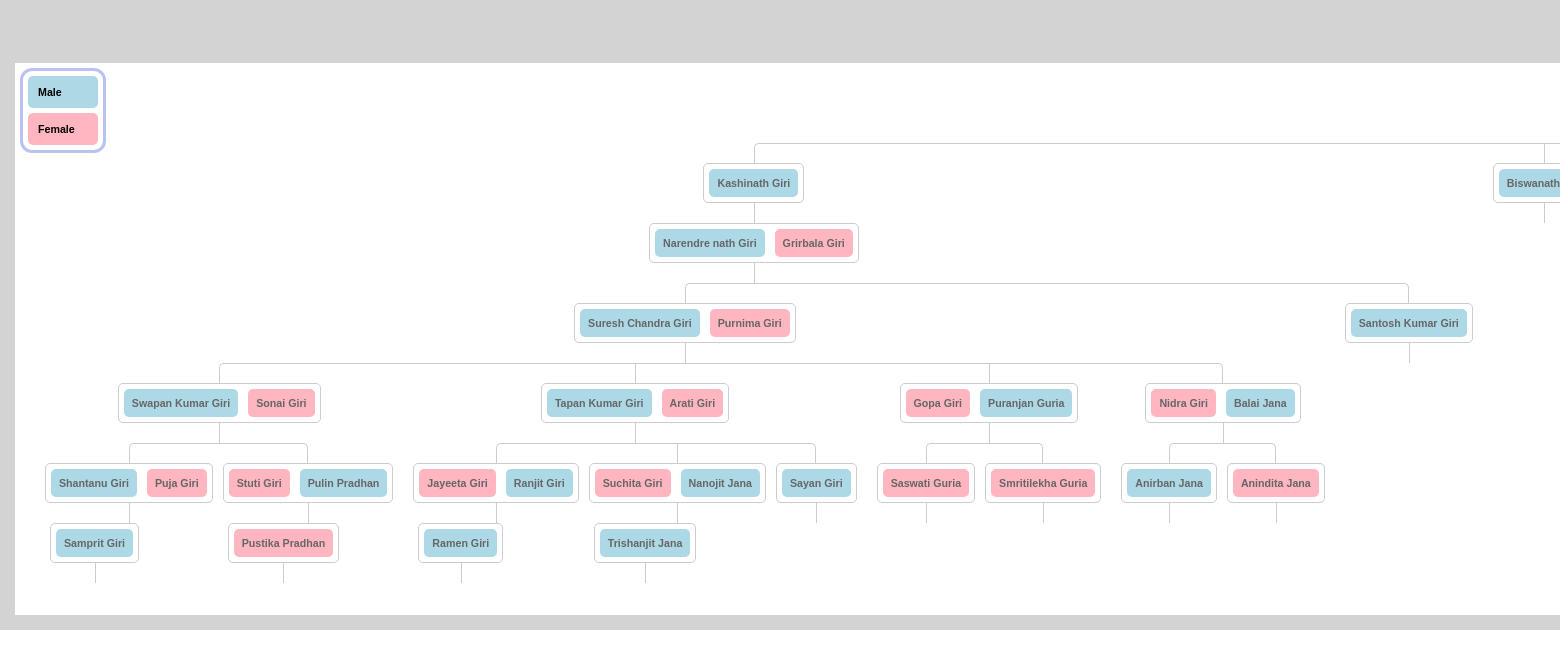
Screenshot of /index1.php with the database file from the repository.
### tables this page shows
CREATE TABLE `family` (
  `id` int NOT NULL,
  `name` varchar(250) DEFAULT NULL,
  `nickName` varchar(50) DEFAULT NULL,
  `gender` varchar(10) DEFAULT NULL,
  `DOB` date DEFAULT NULL,
  `DOD` date DEFAULT NULL,
  `parent_id` int NOT NULL DEFAULT '0',
  `spouse_id` int NOT NULL DEFAULT '0',
  `sequence` smallint NOT NULL DEFAULT '1',
  `isRoot` bit(1) NOT NULL DEFAULT b'0',
  `created_on` timestamp NOT NULL DEFAULT CURRENT_TIMESTAMP,
  `modified_on` timestamp NULL DEFAULT NULL
);

### index1.php (the view, shortened to what this page needs)
<?php include( $_SERVER['DOCUMENT_ROOT'] . '/dbconnect.php' );?>
<?php
    function getFamilyTree($ids, $conn, $flag = false){
        $tree = [];
        if($flag){
            $sql = "SELECT * FROM family WHERE id IN ($ids) ORDER BY sequence ASC";
        }else{
            $sql = "SELECT * FROM family WHERE parent_id IN ($ids) ORDER BY sequence ASC";
        }
        $mainSQL = mysqli_query($conn, $sql);
        if (mysqli_num_rows($mainSQL) > 0) {
            while($row = mysqli_fetch_assoc($mainSQL)) {
                $tempStruct["id"] = $row["id"];
                $tempStruct["name"] = $row["name"];
                $tempStruct["gender"] = $row["gender"];
                $tempStruct["spouse"] = spouseDetails($row["id"], $conn);
                $sendIds = $row["id"];
                foreach ($tempStruct["spouse"] as $spouse) {
                    $sendIds = $sendIds . ',' . $spouse["id"];
                }
                $tempStruct["kids"] = getFamilyTree($sendIds, $conn);
                array_push( $tree,$tempStruct);
            }
        }
        return $tree;
    }
    function spouseDetails($id, $conn){
        $tree = [];
        $sql = "SELECT * FROM family WHERE spouse_id = $id ORDER BY sequence ASC";
        $mainSQL = mysqli_query($conn, $sql);
        if (mysqli_num_rows($mainSQL) > 0) {
            while($row = mysqli_fetch_assoc($mainSQL)) {
                $tempStruct["id"] = $row["id"];
                $tempStruct["name"] = $row["name"];
                $tempStruct["gender"] = $row["gender"];
                array_push( $tree,$tempStruct);
            }
        }
        return $tree;
    }
    $parentIds = 0;
    $firstSQL = "SELECT id FROM family WHERE isRoot = 1 AND parent_id = 0  ORDER BY sequence ASC";
    $firstSqlQuery = mysqli_query($conn, $firstSQL);
    if (mysqli_num_rows($firstSqlQuery) > 0) {
        while($row = mysqli_fetch_assoc($firstSqlQuery)) {
            $parentIds = $parentIds . ',' . $row["id"];
        }
    }
    $familyTree = getFamilyTree($parentIds, $conn, true);
?>
<html>
    <head>
    </head>
    <body>
        <div class="tree">
            <h1>Family Tree</h1>
            <div class="detailsBox">
                <div class="male">Male</div>
                <div class="female">Female</div>
            </div>
            <?php
                showFamilyTree($familyTree);
                function showFamilyTree($tree){
                    echo "<ul>";
                    foreach ($tree as $item) {
                        echo "<li>";
                        if($item["gender"] == "F"){
                            $gender = 'female';
                        }else{
                            $gender = 'male';
                        }
                        $name = '<span class="'.$gender.'">' . $item['name'] . '</span>';
                        foreach( $item['spouse'] as $sp){
                            if($sp["gender"] == "F"){
                                $gender = 'female';
                            }else{
                                $gender = 'male';
                            }
                            $name = $name . '<span class="spacer"></span><span class="'.$gender.'">' . $sp['name'] . '</span>';
                        }
                        echo "<div>";
                        echo $name;
                        echo "</div>";
                        showFamilyTree($item['kids']);
                        echo "</li>";
                    }
                    echo "</ul>";
                }
            ?>
        </div>
    </body>
</html>

### index1.php (style rules this page uses)
* { margin: 0; padding: 0; font-family: sans-serif, Arial; font-size: 8pt; font-weight: 600; }
.tree { white-space: nowrap; min-width: 800px; min-height: 500px; width: 7000px; height: 600px; border: 15px solid lightgray; }
.tree ul { padding-top: 20px; position: relative; transition: all 0.5s; -webkit-transition: all 0.5s; -moz-transition: all 0.5s; }
.tree li { float: left; text-align: center; list-style-type: none; position: relative; padding: 20px 5px 0 5px; transition: all 0.5s; -webkit-transition: all 0.5s; -moz-transition: all 0.5s; }
.tree li::before, .tree li::after { content: ''; position: absolute; top: 0; right: 50%; border-top: 1px solid #ccc; width: 50%; height: 20px; }
.tree li::after { right: auto; left: 50%; border-left: 1px solid #ccc; }
.tree li:only-child::after, .tree li:only-child::before { display: none; }
.tree li:only-child { padding-top: 0; }
.tree li:first-child::before, .tree li:last-child::after { border: 0 none; }
.tree li:last-child::before { border-right: 1px solid #ccc; border-radius: 0 5px 0 0; -webkit-border-radius: 0 5px 0 0; -moz-border-radius: 0 5px 0 0; }
.tree li:first-child::after { border-radius: 5px 0 0 0; -webkit-border-radius: 5px 0 0 0; -moz-border-radius: 5px 0 0 0; }
.tree ul ul::before { content: ''; position: absolute; top: 0; left: 50%; border-left: 1px solid #ccc; width: 0; height: 20px; }
.tree li div { border: 1px solid #ccc; padding: 5px 5px; text-decoration: none; color: #666; font-family: arial, verdana, tahoma; font-size: 11px; display: inline-block; min-width: 60px; min-height: 25px; border-radius: 5px; -webkit-border-radius: 5px; -moz-border-radius: 5px; transition: all 0.5s; -webkit-transition: all 0.5s; -moz-transition: all 0.5s; }
.tree li div .male { background-color: lightblue; display: inline-block; width: auto; padding: 8px; border-radius: 5px; -webkit-border-radius: 5px; -moz-border-radius: 5px; }
.tree li div .female { background-color: lightpink; display: inline-block; width: auto; padding: 8px; border-radius: 5px; -webkit-border-radius: 5px; -moz-border-radius: 5px; }
.tree h1 { font-size: x-large; color: blue; background-color: lightgray; padding: 10px; text-align: center; }
.detailsBox .male, .detailsBox .female { padding: 10px; border-radius: 5px; margin: 5px; }
.detailsBox .male { background-color: lightblue; }
.detailsBox .female { background-color: lightpink; }
.detailsBox { width: 80px; position: fixed; border: 3px solid #2a42dd52; border-radius: 12px; margin: 5px; z-index: 10; }

### rows the page displays
family: name "Kashinath Giri"
family: name "Narendre nath Giri"
family: name "Grirbala Giri"
family: name "Suresh Chandra Giri"
family: name "Purnima Giri"
family: name "Swapan Kumar Giri"
family: name "Sonai Giri"
family: name "Shantanu Giri"
family: name "Puja Giri"
family: name "Samprit Giri"
family: name "Stuti Giri"
family: name "Pulin Pradhan"
family: name "Pustika Pradhan"
family: name "Tapan Kumar Giri"
family: name "Arati Giri"
family: name "Jayeeta Giri"
family: name "Ranjit Giri"
family: name "Ramen Giri"
family: name "Suchita Giri"
family: name "Nanojit Jana"
family: name "Trishanjit Jana"
family: name "Sayan Giri"
family: name "Gopa Giri"
family: name "Puranjan Guria"
family: name "Saswati Guria"
family: name "Smritilekha Guria"
family: name "Nidra Giri"
family: name "Balai Jana"
family: name "Anirban Jana"
family: name "Anindita Jana"
family: name "Santosh Kumar Giri"
family: name "Biswanath…"
